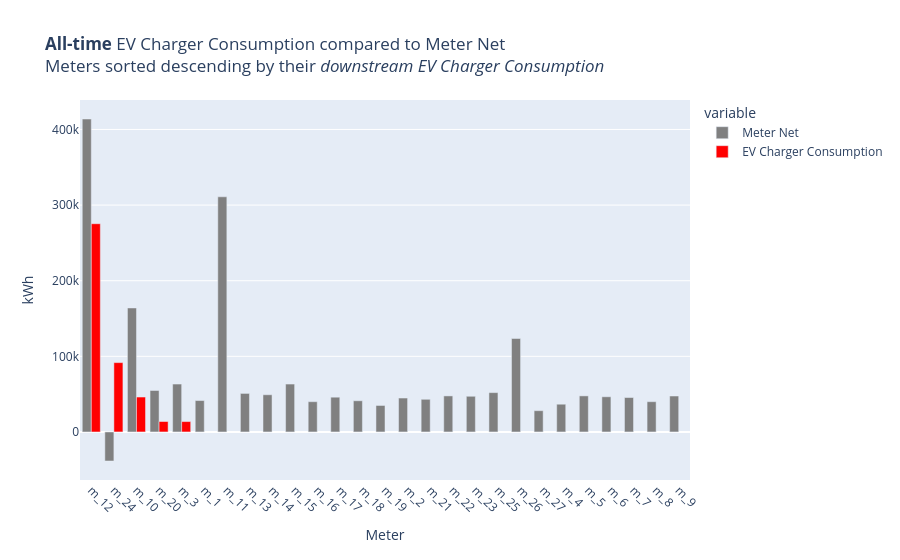

The notebook cell saved with this chart:
### Code cell
# Plot per-Meter EVCharger consumption alongside Meter's Net flow, sorted by the former descending. 
fig = px.bar(meter_combined_data.sort_values(by='EV Charger Consumption', ascending=False)
       , x='meter_id', y=['Meter Net', 'EV Charger Consumption']
       , labels={'value':'kWh', 'meter_id':'Meter'}
       , barmode='group'
       , color_discrete_map={'Meter Net': 'gray', 'EV Charger Consumption': 'red'}
       , title='<b>All-time</b> EV Charger Consumption compared to Meter Net<br>Meters sorted descending by their <i>downstream EV Charger Consumption</i>'
      )
fig.update_xaxes(tickangle=45)
fig.show()

### Figure 1 — Plotly figure (JSON) as saved in the notebook; plotly's stock layout.template omitted (floating-point values rounded to 4 significant figures)
{"data": [{"alignmentgroup": "True", "hovertemplate": "variable=Meter Net<br>Meter=%{x}<br>kWh=%{y}<extra></extra>", "legendgroup": "Meter Net", "marker": {"color": "gray", "pattern": {"shape": ""}}, "name": "Meter Net", "offsetgroup": "Meter Net", "orientation": "v", "showlegend": true, "textposition": "auto", "type": "bar", "x": ["m_12", "m_24", "m_10", "m_20", "m_3", "m_1", "m_11", "m_13", "m_14", "m_15", "m_16", "m_17", "m_18", "m_19", "m_2", "m_21", "m_22", "m_23", "m_25", "m_26", "m_27", "m_4", "m_5", "m_6", "m_7", "m_8", "m_9"], "xaxis": "x", "y": [413900.0, -38410.0, 164000.0, 54830.0, 63370.0, 41543, 311000.0, 50960.0, 49200.0, 63350.0, 40030.0, 45980.0, 41250.0, 35030.0, 44870.0, 43200.0, 47660.0, 47190.0, 52010.0, 123600.0, 28140.0, 36700.0, 47700.0, 46520.0, 45540.0, 40020.0, 47540.0], "yaxis": "y"}, {"alignmentgroup": "True", "hovertemplate": "variable=EV Charger Consumption<br>Meter=%{x}<br>kWh=%{y}<extra></extra>", "legendgroup": "EV Charger Consumption", "marker": {"color": "red", "pattern": {"shape": ""}}, "name": "EV Charger Consumption", "offsetgroup": "EV Charger Consumption", "orientation": "v", "showlegend": true, "textposition": "auto", "type": "bar", "x": ["m_12", "m_24", "m_10", "m_20", "m_3", "m_1", "m_11", "m_13", "m_14", "m_15", "m_16", "m_17", "m_18", "m_19", "m_2", "m_21", "m_22", "m_23", "m_25", "m_26", "m_27", "m_4", "m_5", "m_6", "m_7", "m_8", "m_9"], "xaxis": "x", "y": [275400.0, 91702, 46180.0, 13820.0, 13730.0, null, null, null, null, null, null, null, null, null, null, null, null, null, null, null, null, null, null, null, null, null, null], "yaxis": "y"}], "layout": {"barmode": "group", "legend": {"title": {"text": "variable"}, "tracegroupgap": 0}, "title": {"text": "<b>All-time</b> EV Charger Consumption compared to Meter Net<br>Meters sorted descending by their <i>downstream EV Charger Consumption</i>"}, "xaxis": {"anchor": "y", "domain": [0, 1], "tickangle": 45, "title": {"text": "Meter"}}, "yaxis": {"anchor": "x", "domain": [0, 1], "title": {"text": "kWh"}}}}
